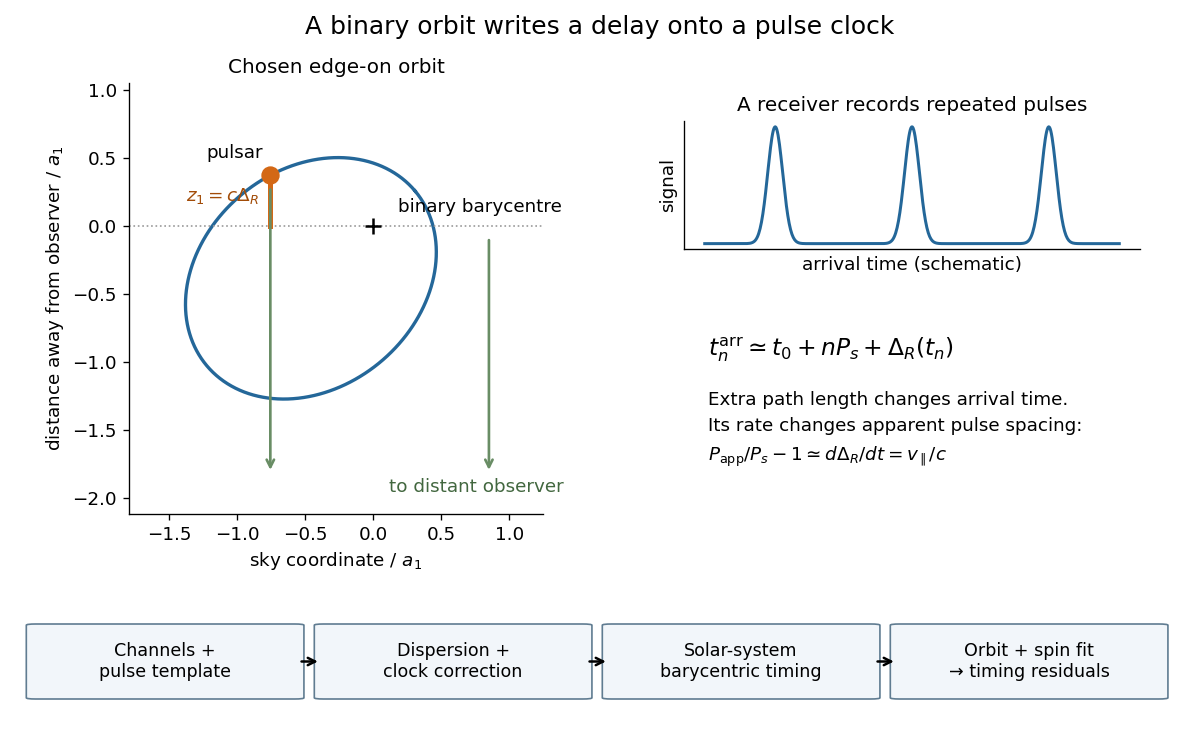

Generate this figure with Python:
"""Original geometric and functional timing diagram; Python 3.14, NumPy, Matplotlib.

Run from _media to write the matching opaque PNG. Chosen edge-on orbit,
not a reconstruction of PSR B1913+16 or historical observing hardware.
"""
from pathlib import Path

import matplotlib.pyplot as plt
from matplotlib.patches import FancyBboxPatch
import numpy as np


def main():
    plt.rcParams.update({"font.size": 11, "figure.facecolor": "white"})
    fig = plt.figure(figsize=(10, 6.3), facecolor="white")
    ax = fig.add_axes([0.07, 0.32, 0.42, 0.57])
    e, omega = 0.6, np.deg2rad(40)
    E = np.linspace(0, 2 * np.pi, 601)
    X, Y = np.cos(E) - e, np.sqrt(1 - e * e) * np.sin(E)
    sky = np.cos(omega) * X - np.sin(omega) * Y
    away = np.sin(omega) * X + np.cos(omega) * Y
    ax.plot(sky, away, color="#246799", lw=2)
    k = 125
    ax.scatter([0], [0], marker="+", s=100, color="black", zorder=4)
    ax.annotate("binary barycentre", (0, 0), (0.18, 0.10))
    ax.scatter(sky[k], away[k], s=100, color="#d36816", zorder=5)
    ax.annotate("pulsar", (sky[k], away[k]), (sky[k] - 0.47, away[k] + 0.13))
    ax.axhline(0, color="0.6", ls=":", lw=1)
    ax.plot([sky[k], sky[k]], [0, away[k]], color="#d36816", lw=3)
    ax.text(sky[k] - 0.08, away[k] / 2, r"$z_1=c\Delta_R$", ha="right", color="#a24c08")
    for x in (sky[k], 0.85):
        z = away[k] if x == sky[k] else 0
        ax.annotate("", (x, -1.82), (x, z - 0.08),
                    arrowprops={"arrowstyle": "->", "color": "#698d65", "lw": 1.6})
    ax.text(0.76, -1.96, "to distant observer", ha="center", color="#42673f")
    ax.set(xlim=(-1.8, 1.25), ylim=(-2.12, 1.05),
           xlabel=r"sky coordinate / $a_1$", ylabel=r"distance away from observer / $a_1$")
    ax.set_aspect("equal")
    ax.set_title("Chosen edge-on orbit", fontsize=12)
    ax.spines[["top", "right"]].set_visible(False)

    profile = fig.add_axes([0.57, 0.67, 0.38, 0.17])
    t = np.linspace(0, 1, 600)
    pulse = sum(np.exp(-0.5 * ((t - c) / 0.018)**2) for c in (0.17, 0.50, 0.83))
    profile.plot(t, pulse, color="#246799", lw=1.8)
    profile.set(xticks=[], yticks=[], xlabel="arrival time (schematic)", ylabel="signal")
    profile.set_title("A receiver records repeated pulses", fontsize=12)
    profile.spines[["top", "right"]].set_visible(False)
    fig.text(0.59, 0.53, r"$t_n^{\rm arr}\simeq t_0+nP_s+\Delta_R(t_n)$", fontsize=14)
    fig.text(0.59, 0.39, "Extra path length changes arrival time.\n"
             "Its rate changes apparent pulse spacing:\n"
             r"$P_{\rm app}/P_s-1\simeq d\Delta_R/dt=v_\parallel/c$", linespacing=1.6)

    flow = fig.add_axes([0.02, 0.025, 0.96, 0.20])
    flow.set(xlim=(0, 1), ylim=(0, 1)); flow.axis("off")
    labels = ["Channels +\npulse template", "Dispersion +\nclock correction",
              "Solar-system\nbarycentric timing", "Orbit + spin fit\n→ timing residuals"]
    for j, label in enumerate(labels):
        x = 0.01 + j * 0.25
        flow.add_patch(FancyBboxPatch((x, 0.26), 0.225, 0.48,
                       boxstyle="round,pad=0.008", facecolor="#f2f6fa", edgecolor="#607c91"))
        flow.text(x + 0.1125, 0.5, label, ha="center", va="center", fontsize=10.5)
        if j < 3:
            flow.annotate("", (x + 0.248, 0.5), (x + 0.228, 0.5),
                          arrowprops={"arrowstyle": "->", "lw": 1.5})
    fig.suptitle("A binary orbit writes a delay onto a pulse clock", fontsize=15, y=0.98)
    fig.savefig(Path(__file__).stem + ".png", dpi=120, facecolor="white", transparent=False)
    plt.close(fig)


if __name__ == "__main__":
    main()
